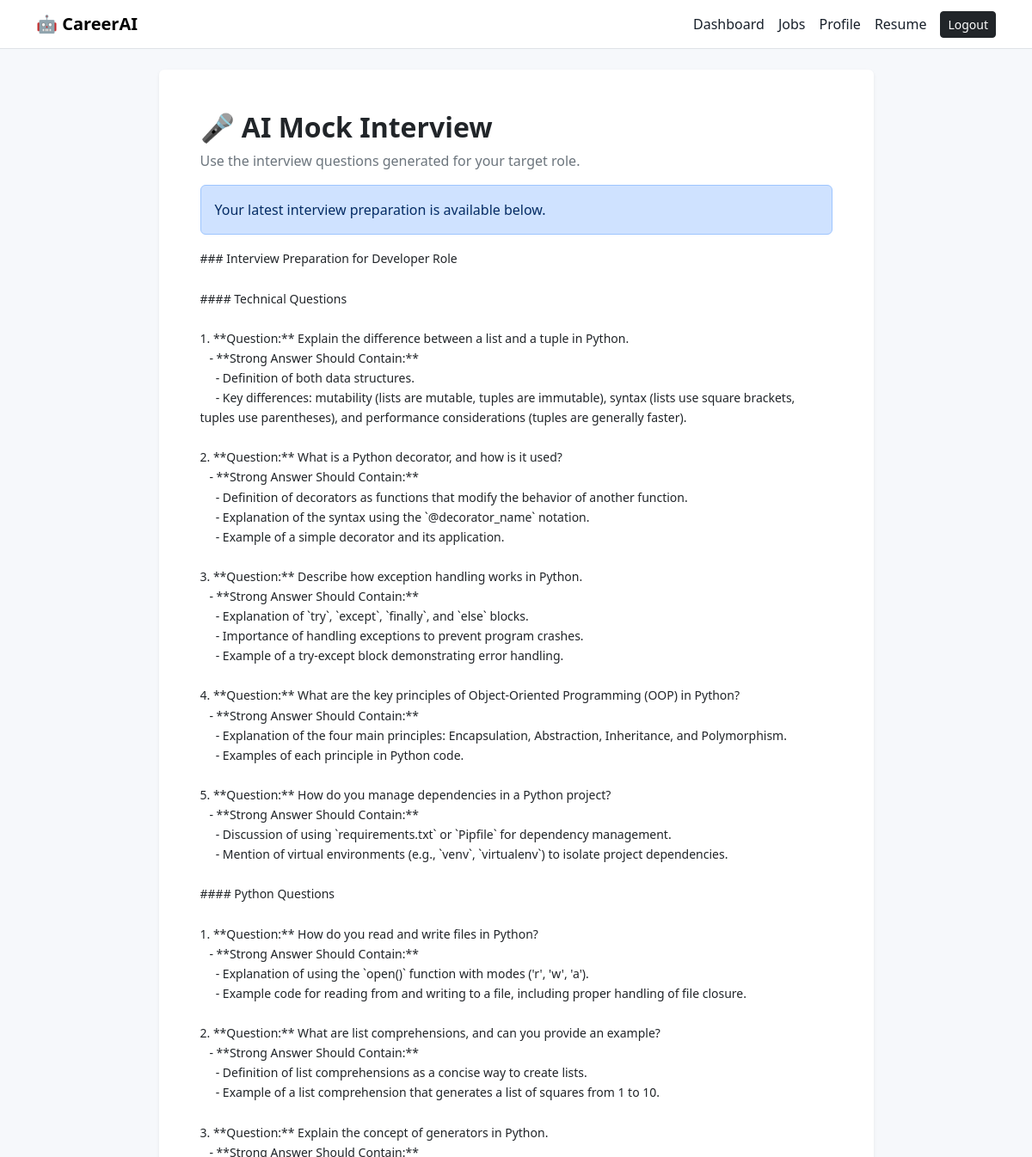
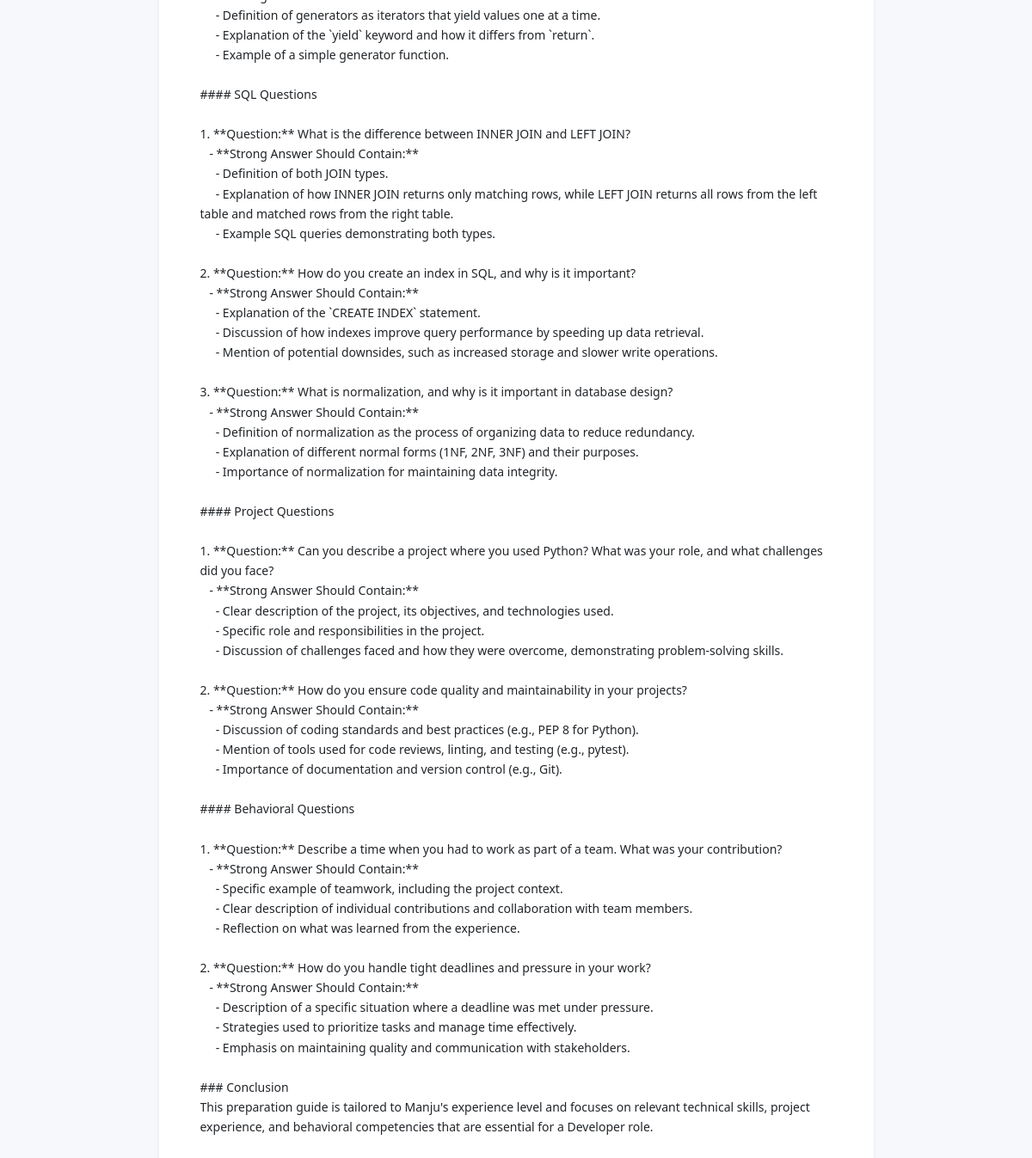
The page /interview (signed in) on the database as committed earlier (2 pictures, top to bottom).
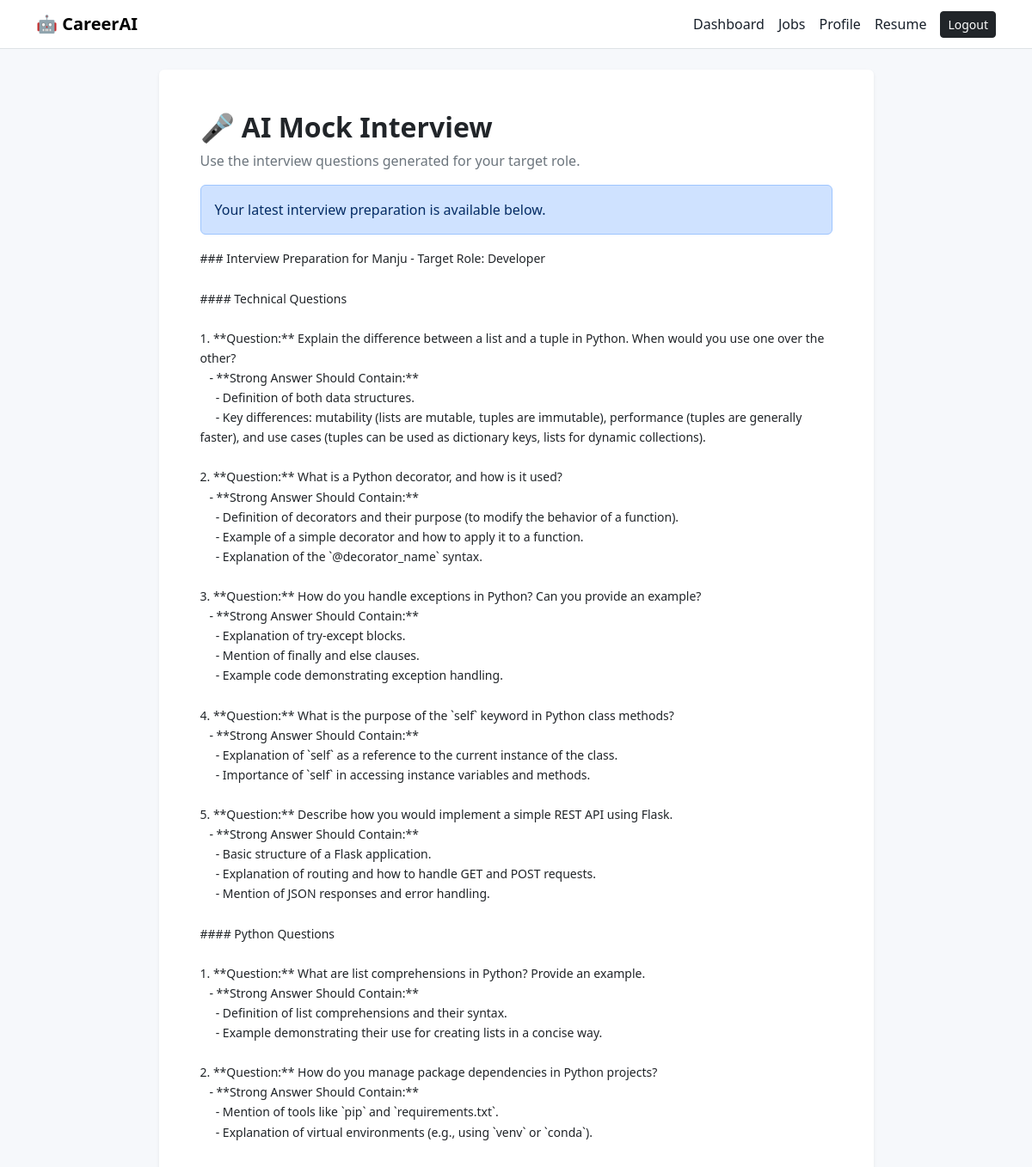
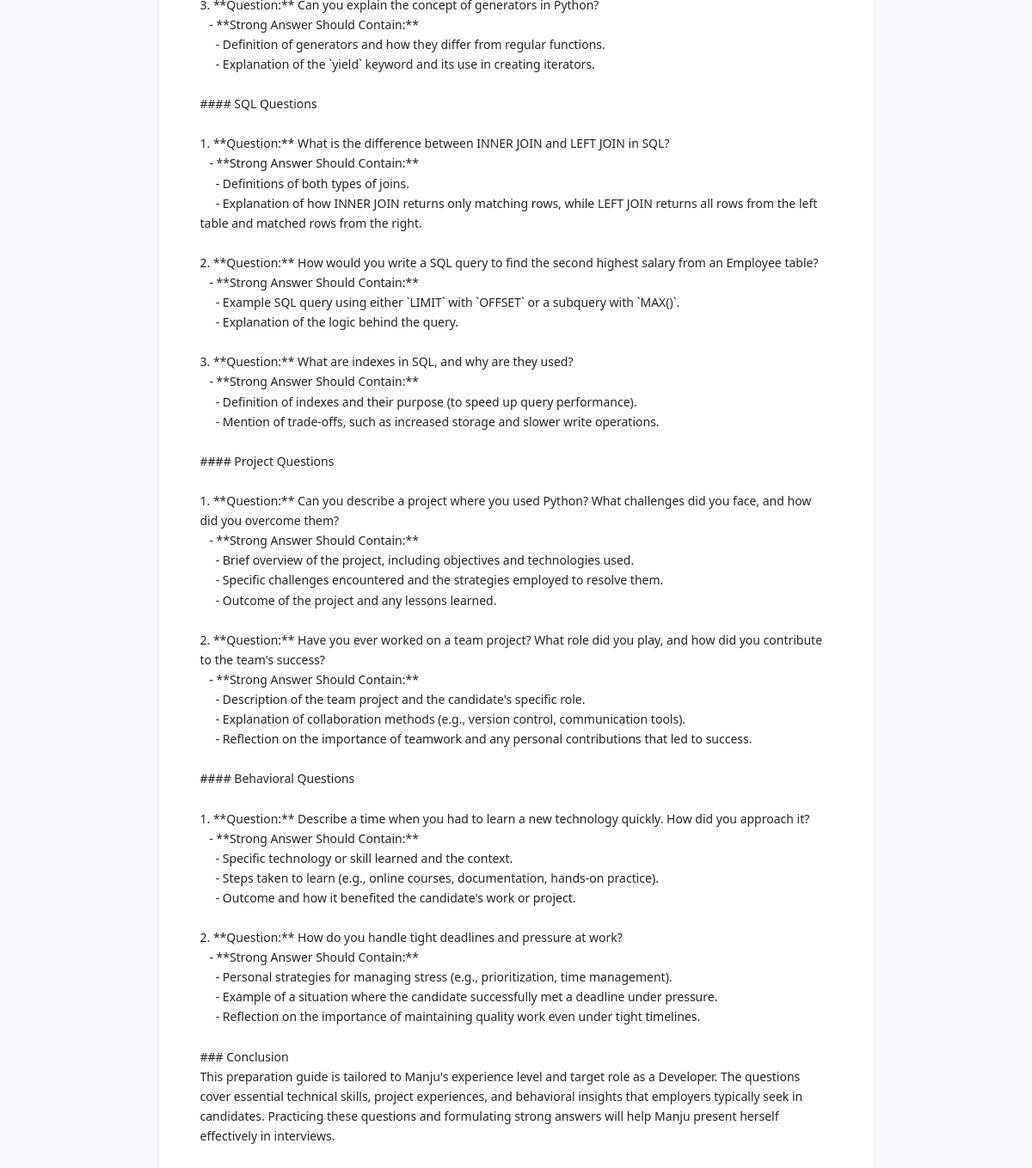
The same page on the database as committed later (2 pictures, top to bottom).
### tables this page shows
CREATE TABLE analyses (
            id INTEGER PRIMARY KEY AUTOINCREMENT,
            user_id INTEGER NOT NULL,
            profile_analysis TEXT,
            job_matching TEXT,
            skill_gap TEXT,
            roadmap TEXT,
            interview TEXT,
            final_report TEXT,
            created_at TIMESTAMP DEFAULT CURRENT_TIMESTAMP,
            FOREIGN KEY(user_id) REFERENCES users(id)
        );

### app.py (the view)
@app.route("/interview")
@login_required
def interview():
    analysis = get_latest_analysis(session["user_id"])
    return render_template("interview.html", analysis=analysis)

### app.py (called while the page is built)
def login_required(view):
    @wraps(view)
    def wrapped(*args, **kwargs):
        if "user_id" not in session:
            return redirect(url_for("login"))
        return view(*args, **kwargs)
    return wrapped

### database.py (called while the page is built)
def get_connection():
    os.makedirs(DATA_DIR, exist_ok=True)
    conn = sqlite3.connect(DB_PATH)
    conn.row_factory = sqlite3.Row
    return conn

def get_latest_analysis(user_id):
    conn = get_connection()
    row = conn.execute("""
        SELECT * FROM analyses
        WHERE user_id=?
        ORDER BY id DESC LIMIT 1
    """, (user_id,)).fetchone()
    conn.close()
    return dict(row) if row else None

### templates/interview.html (shortened to what this page needs)
{% extends "base.html" %}
{% block content %}
<div class="row justify-content-center">
<div class="col-lg-9">
<div class="card border-0 shadow-sm p-5">
<h2 class="fw-bold">🎤 AI Mock Interview</h2>
<p class="text-secondary">Use the interview questions generated for your target role.</p>
{% if analysis %}
<div class="alert alert-primary">Your latest interview preparation is available below.</div>
<div class="ai-output"><pre>{{ analysis.interview }}</pre></div>
{% endif %}
</div>
</div>
</div>
{% endblock %}

Rows that differ between the two databases and show on the page:
no longer on this page (row unchanged): analyses: interview "### Interview Preparation for Developer Role #### Technical Questions 1. **Question:** Explain the difference between a list and a tuple in Python. - **Strong Answer Should Contain:** - Definition of both data structures. - Key differences: mutability (lists are mutable, tuples are immutable), syntax (lists use square brackets, tuples use parentheses), and performance considerations (tuples are generally faster). 2. **Question:** What is a Python decorator, and how is it used? - **Strong Answer Should Contain:** - Definition of decorators as functions that modify the behavior of another function. - Explanation of the syntax using the `@decorator_name` notation. - Example of a simple…"
added analyses: interview "### Interview Preparation for Manju - Target Role: Developer #### Technical Questions 1. **Question:** Explain the difference between a list and a tuple in Python. When would you use one over the other? - **Strong Answer Should Contain:** - Definition of both data structures. - Key differences: mutability (lists are mutable, tuples are immutable), performance (tuples are generally faster), and use cases (tuples can be used as dictionary keys, lists for dynamic collections). 2. **Question:** What is a Python decorator, and how is it used? - **Strong Answer Should Contain:** - Definition of decorators and their purpose (to modify the behavior of a function). - Example of a simple decorator…"
